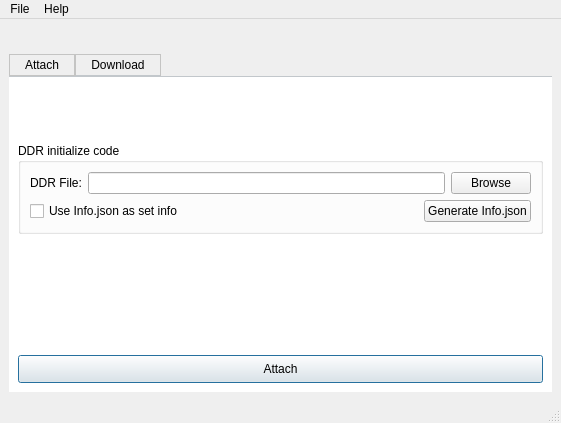
<?xml version="1.0" encoding="UTF-8"?>
<ui version="4.0">
 <class>MainWindow</class>
 <widget class="QMainWindow" name="MainWindow">
  <property name="geometry">
   <rect>
    <x>0</x>
    <y>0</y>
    <width>561</width>
    <height>423</height>
   </rect>
  </property>
  <property name="windowTitle">
   <string>Call setWindowTitle</string>
  </property>
  <property name="styleSheet">
   <string notr="true"/>
  </property>
  <widget class="QWidget" name="centralwidget">
   <layout class="QVBoxLayout" name="verticalLayout_2">
    <item>
     <layout class="QVBoxLayout" name="verticalLayout">
      <item>
       <layout class="QHBoxLayout" name="horizontalLayout">
        <item>
         <spacer name="horizontalSpacer">
          <property name="orientation">
           <enum>Qt::Horizontal</enum>
          </property>
          <property name="sizeHint" stdset="0">
           <size>
            <width>40</width>
            <height>20</height>
           </size>
          </property>
         </spacer>
        </item>
        <item>
         <widget class="QLabel" name="label">
          <property name="text">
           <string/>
          </property>
          <property name="pixmap">
           <pixmap resource="images/nuvoton.qrc">:/320px-Nuvoton.png</pixmap>
          </property>
         </widget>
        </item>
        <item>
         <spacer name="horizontalSpacer_2">
          <property name="orientation">
           <enum>Qt::Horizontal</enum>
          </property>
          <property name="sizeHint" stdset="0">
           <size>
            <width>40</width>
            <height>20</height>
           </size>
          </property>
         </spacer>
        </item>
       </layout>
      </item>
      <item>
       <widget class="QTabWidget" name="tabWidget">
        <property name="styleSheet">
         <string notr="true">QTabWidget::pane { /* The tab widget frame */
     border-top: 1px solid #C2C7CB;
     position: absolute;
     top: -0.5em;
	 background: white;
 }

 QTabWidget::tab-bar {
     alignment: center;
 }

 /* Style the tab using the tab sub-control. Note that
     it reads QTabBar _not_ QTabWidget */
 QTabBar::tab {
     background: qlineargradient(x1: 0, y1: 0, x2: 0, y2: 1,
                                 stop: 0 #E1E1E1, stop: 0.4 #DDDDDD,
                                 stop: 0.5 #D8D8D8, stop: 1.0 #D3D3D3);
     border: 1px solid #C4C4C3;
     border-bottom-color: #C2C7CB; /* same as the pane color */
     min-width: 8ex;
     padding: 3px 15px;
 }

 QTabBar::tab:selected, QTabBar::tab:hover {
     background: qlineargradient(x1: 0, y1: 0, x2: 0, y2: 1,
                                 stop: 0 #fafafa, stop: 0.4 #f4f4f4,
                                 stop: 0.5 #e7e7e7, stop: 1.0 #fafafa);
 }

 QTabBar::tab:selected {
     border-color:#C4C4C3;

 }</string>
        </property>
        <property name="tabPosition">
         <enum>QTabWidget::North</enum>
        </property>
        <property name="currentIndex">
         <number>0</number>
        </property>
        <property name="documentMode">
         <bool>false</bool>
        </property>
        <property name="tabsClosable">
         <bool>false</bool>
        </property>
        <property name="movable">
         <bool>true</bool>
        </property>
        <widget class="QWidget" name="AttachTab">
         <attribute name="title">
          <string>Attach</string>
         </attribute>
         <layout class="QVBoxLayout" name="verticalLayout_4">
          <item>
           <spacer name="verticalSpacer_5">
            <property name="orientation">
             <enum>Qt::Vertical</enum>
            </property>
            <property name="sizeHint" stdset="0">
             <size>
              <width>20</width>
              <height>40</height>
             </size>
            </property>
           </spacer>
          </item>
          <item>
           <layout class="QVBoxLayout" name="verticalLayout_3">
            <item>
             <widget class="QGroupBox" name="groupBox">
              <property name="title">
               <string>DDR initialize code</string>
              </property>
              <layout class="QVBoxLayout" name="verticalLayout_8">
               <item>
                <layout class="QGridLayout" name="gridLayout_2">
                 <item row="0" column="0">
                  <widget class="QLabel" name="label_2">
                   <property name="text">
                    <string>DDR File:</string>
                   </property>
                  </widget>
                 </item>
                 <item row="0" column="3">
                  <widget class="QPushButton" name="browseDDR_btn">
                   <property name="text">
                    <string>Browse</string>
                   </property>
                  </widget>
                 </item>
                 <item row="0" column="2">
                  <widget class="QLineEdit" name="ddrFileLineEdit">
                   <property name="frame">
                    <bool>true</bool>
                   </property>
                   <property name="echoMode">
                    <enum>QLineEdit::Normal</enum>
                   </property>
                   <property name="cursorPosition">
                    <number>0</number>
                   </property>
                   <property name="placeholderText">
                    <string/>
                   </property>
                   <property name="cursorMoveStyle">
                    <enum>Qt::VisualMoveStyle</enum>
                   </property>
                  </widget>
                 </item>
                </layout>
               </item>
               <item>
                <layout class="QHBoxLayout" name="horizontalLayout_2">
                 <item>
                  <widget class="QCheckBox" name="checkBox">
                   <property name="text">
                    <string>Use Info.json as set info</string>
                   </property>
                  </widget>
                 </item>
                 <item>
                  <spacer name="horizontalSpacer_3">
                   <property name="orientation">
                    <enum>Qt::Horizontal</enum>
                   </property>
                   <property name="sizeHint" stdset="0">
                    <size>
                     <width>40</width>
                     <height>20</height>
                    </size>
                   </property>
                  </spacer>
                 </item>
                 <item>
                  <widget class="QPushButton" name="pushButton">
                   <property name="text">
                    <string>Generate Info.json</string>
                   </property>
                  </widget>
                 </item>
                </layout>
               </item>
              </layout>
             </widget>
            </item>
           </layout>
          </item>
          <item>
           <spacer name="verticalSpacer_4">
            <property name="orientation">
             <enum>Qt::Vertical</enum>
            </property>
            <property name="sizeHint" stdset="0">
             <size>
              <width>20</width>
              <height>40</height>
             </size>
            </property>
           </spacer>
          </item>
          <item>
           <spacer name="verticalSpacer_3">
            <property name="orientation">
             <enum>Qt::Vertical</enum>
            </property>
            <property name="sizeHint" stdset="0">
             <size>
              <width>20</width>
              <height>40</height>
             </size>
            </property>
           </spacer>
          </item>
          <item>
           <widget class="QPushButton" name="attach_btn">
            <property name="minimumSize">
             <size>
              <width>82</width>
              <height>28</height>
             </size>
            </property>
            <property name="styleSheet">
             <string notr="true"/>
            </property>
            <property name="text">
             <string>Attach</string>
            </property>
            <property name="default">
             <bool>true</bool>
            </property>
            <property name="flat">
             <bool>false</bool>
            </property>
           </widget>
          </item>
         </layout>
        </widget>
        <widget class="QWidget" name="DownloadTab">
         <attribute name="title">
          <string>Download</string>
         </attribute>
         <layout class="QVBoxLayout" name="verticalLayout_6">
          <item>
           <layout class="QVBoxLayout" name="verticalLayout_5">
            <item>
             <widget class="QTabWidget" name="tabMedia">
              <property name="currentIndex">
               <number>-1</number>
              </property>
             </widget>
            </item>
           </layout>
          </item>
         </layout>
        </widget>
       </widget>
      </item>
     </layout>
    </item>
   </layout>
  </widget>
  <widget class="QMenuBar" name="menubar">
   <property name="geometry">
    <rect>
     <x>0</x>
     <y>0</y>
     <width>561</width>
     <height>18</height>
    </rect>
   </property>
   <widget class="QMenu" name="menuFile">
    <property name="title">
     <string>File</string>
    </property>
    <addaction name="actionExit"/>
   </widget>
   <widget class="QMenu" name="menuAbout">
    <property name="title">
     <string>Help</string>
    </property>
    <addaction name="actionLicense"/>
    <addaction name="actionAbout"/>
   </widget>
   <addaction name="menuFile"/>
   <addaction name="menuAbout"/>
  </widget>
  <widget class="QStatusBar" name="statusbar"/>
  <action name="actionExit">
   <property name="text">
    <string>Exit</string>
   </property>
  </action>
  <action name="actionHelp">
   <property name="text">
    <string>About</string>
   </property>
  </action>
  <action name="actionLicense">
   <property name="text">
    <string>License</string>
   </property>
  </action>
  <action name="actionOptions">
   <property name="text">
    <string>Options</string>
   </property>
  </action>
  <action name="actionAbout">
   <property name="text">
    <string>About</string>
   </property>
  </action>
 </widget>
 <resources>
  <include location="images/nuvoton.qrc"/>
  <include location="../images/nuvoton.qrc"/>
 </resources>
 <connections>
  <connection>
   <sender>ddrFileLineEdit</sender>
   <signal>returnPressed()</signal>
   <receiver>attach_btn</receiver>
   <slot>click()</slot>
   <hints>
    <hint type="sourcelabel">
     <x>161</x>
     <y>77</y>
    </hint>
    <hint type="destinationlabel">
     <x>162</x>
     <y>161</y>
    </hint>
   </hints>
  </connection>
 </connections>
</ui>
